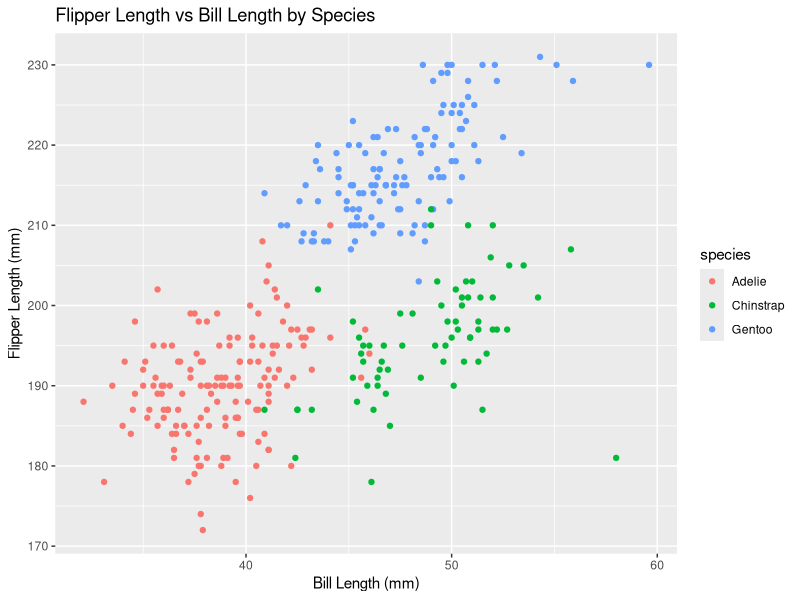

Write R code to recreate this figure.
## ---- chunk 1
knitr::opts_chunk$set(echo = TRUE)
library(tidyverse)
## ---- chunk 2
data("penguins", package = "palmerpenguins")
colnames(penguins)
distinct(penguins, species)
distinct(penguins,island)
distinct(penguins, sex)
## ---- chunk 3
max(pull(penguins, bill_length_mm), na.rm = T)
min(pull(penguins, bill_length_mm), na.rm = T)
max(pull(penguins, bill_depth_mm), na.rm = T)
min(pull(penguins, bill_depth_mm), na.rm = T)
max(pull(penguins, flipper_length_mm), na.rm = T)
min(pull(penguins, flipper_length_mm), na.rm = T)
max(pull(penguins, body_mass_g), na.rm = T)
min(pull(penguins, body_mass_g), na.rm = T)
## ---- chunk 4
range(pull(penguins, year),na.rm = T)
nrow(penguins)
ncol(penguins)
## ---- chunk 5
mean(pull(penguins, flipper_length_mm), na.rm = T)
## ---- chunk 6
flipper_vs_bill <- ggplot(penguins, aes(x = bill_length_mm, y = flipper_length_mm, color = species)) +
  geom_point() +
  labs(x = 'Bill Length (mm)', y = 'Flipper Length (mm)', title = 'Flipper Length vs Bill Length by Species') 
ggsave("flipper_vs_bill_scatterplot.png", plot = flipper_vs_bill, width = 6, height = 4)
## ---- chunk 7
set.seed(1)
# Create a random sample of size 10 from a standard Normal distribution
std <- rnorm(10)
is.numeric(std)
# Create a logical vector indicating whether elements of the sample are greater than 0
logi <- std > 0
is.logical(logi)
# Create a character vector of length 10
character_vector <- c("a", "b", "c", "d", "e", "f", "g", "h", "i", "j")
is.character(character_vector)
# Create a factor vector of length 10, with 3 different factor “levels”
factor_index<- sample(0:2, 10, replace = TRUE)
factor_three_levels <- factor(factor_index, labels = c("low","medium","high"))
is.factor(factor_three_levels)
tibble(std,logi,character_vector,factor_three_levels)
## ---- chunk 8
mean(std)
mean(logi)
mean(character_vector)
mean(factor_three_levels)
## ---- chunk 9
as.numeric(logi)
as.numeric(character_vector)
as.numeric((factor_three_levels))
